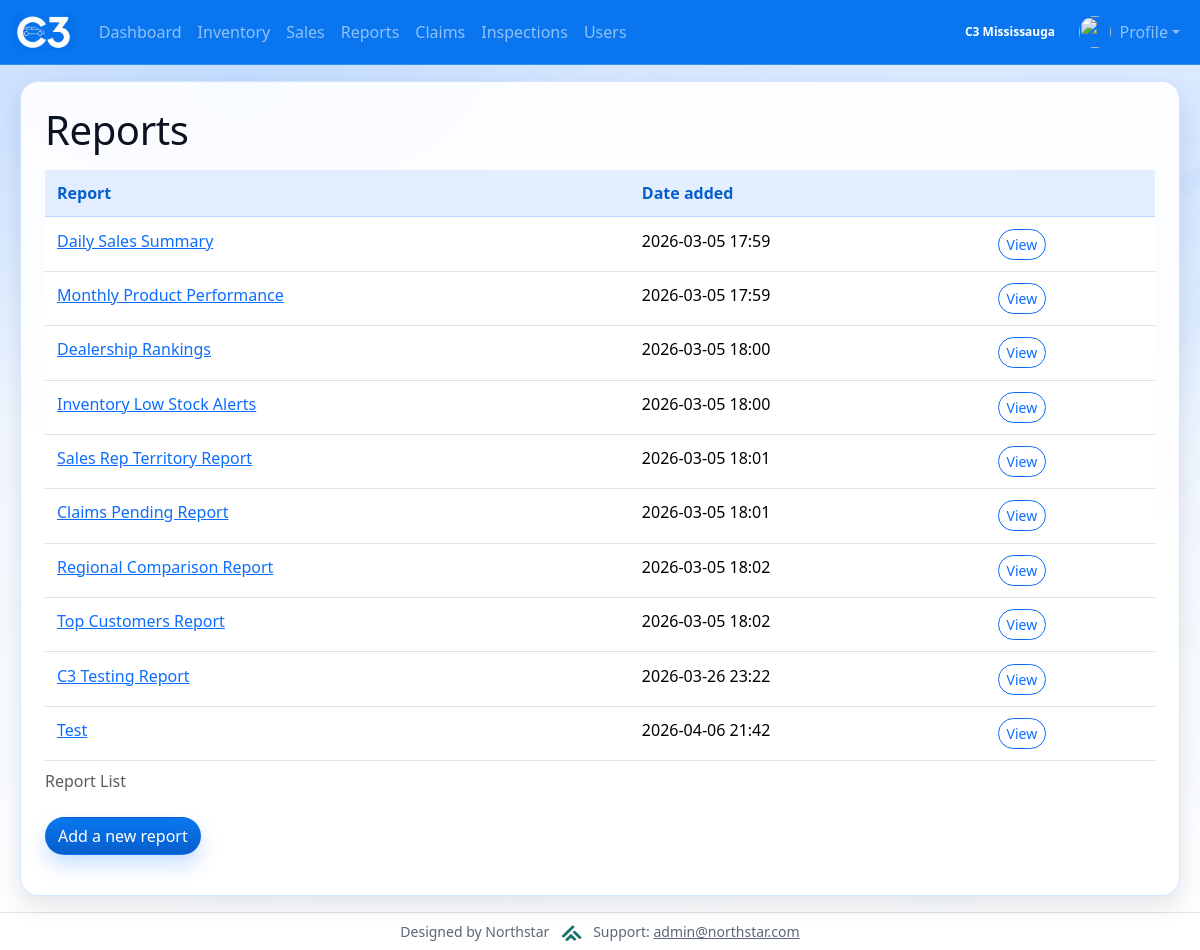
Screenshot of /home/reports/ (signed in) with the database file from the repository.
### Dashboard/models.py (models this page shows, shortened)
class Dealership(models.Model):
    name = models.CharField(max_length=200)
    badge_css_class = models.CharField(
        max_length=80,
        default="bg-dark",
        help_text="Bootstrap/extra CSS classes for this dealership's badge (navbar, user list).",
    )
    is_default_home = models.BooleanField(
        default=False,
        help_text="If True, new user group edits default to this dealership when none is set.",
    )
    class Meta:
        ordering = ["name"]
    def resolved_badge_css_class(self) -> str:
        raw = (self.badge_css_class or "").strip()
        if raw.startswith("ns-badge-dealership-"):
            return raw

class Report(models.Model):
    text = models.CharField(max_length=200)
    date_added = models.DateTimeField(auto_now_add=True)

### Dashboard/views.py (the view)
# urls.py: path("reports/", views.Reports, name="Reports"),
def Reports(request):
    reportlist = Report.objects.order_by("date_added")
    context = {"Reports": reportlist}
    return render(request, "Dashboard/Reports.html", context)

### Dashboard/inventory_services.py (called while the page is built)
def user_home_dealership(user):
    if not user or not user.is_authenticated:
        return None
    try:
        from Profile.models import UserProfile
        prof = UserProfile.objects.select_related("dealership").filter(user=user).first()
        return prof.dealership if prof else None
    except Exception:
        return None

### Dashboard/templates/Dashboard/Reports.html (shortened to what this page needs)
{% extends "Dashboard/base.html" %}
{% block content %}
<h1 class="mb-3">Reports</h1>
<table class="table">
	<caption>Report List</caption>
	<thead>
		<tr>
			<th scope="col">Report</th>
			<th scope="col">Date added</th>
			<th scope="col"></th>
		</tr>
	</thead>
	<tbody>
		{% for report in Reports %}
		<tr>
			<td scope="row"><a href="{% url ns_site_namespace|add:':report' report.id %}">{{ report.text }}</a></td>
			<td>{{ report.date_added|date:"Y-m-d H:i" }}</td>
			<td><a href="{% url ns_site_namespace|add:':report' report.id %}" class="btn btn-sm btn-outline-primary">View</a></td>
		</tr>
		{% empty %}
		<tr><td colspan="3" class="text-muted">No reports yet.</td></tr>
		{% endfor %}
	</tbody>
</table>
<p><a href="{% url ns_site_namespace|add:':new_report' %}" class="btn btn-primary">Add a new report</a></p>
{% endblock content %}

### Dashboard/templates/Dashboard/base.html (shortened to what this page needs)
<!DOCTYPE html>
<html lang="en">
<head>
    {% load static %}
    <link rel="stylesheet" href="{% static 'bootstrap/css/bootstrap.css' %}">
    <link rel="stylesheet" href="{% static 'css/theme.css' %}">
</head>
<body class="d-flex flex-column min-vh-100">
<nav class="navbar navbar-expand-lg navbar-dark bg-primary">
    <div class="container-fluid">
        <a class="navbar-brand d-flex align-items-center" href="{% url ns_site_namespace|add:':home' %}">
            <img src="{% static 'images/logo.png' %}" alt="C3" height="36" style="max-height: 36px;">
        </a>
        {% if user.is_authenticated %}
        <div class="collapse navbar-collapse" id="navbarNavAltMarkup">
            <ul class="navbar-nav me-auto mb-2 mb-lg-0">
                <li class="nav-item">
                    <a class="nav-link" href="{% url ns_site_namespace|add:':index' %}">Dashboard</a>
                </li>
                <li class="nav-item">
                    <a class="nav-link" href="{% url ns_site_namespace|add:':inventory' %}">Inventory</a>
                </li>
                <li class="nav-item">
                    <a class="nav-link" href="{% url ns_site_namespace|add:':sales' %}">Sales</a>
                </li>
                <li class="nav-item">
                    <a class="nav-link" href="{% url ns_site_namespace|add:':Reports' %}">Reports</a>
                </li>
                <li class="nav-item">
                    <a class="nav-link" href="{% url ns_site_namespace|add:':claims' %}">Claims</a>
                </li>
                <li class="nav-item">
                    <a class="nav-link" href="{% url ns_site_namespace|add:':inspections' %}">Inspections</a>
                </li>
                {% if can_see_users %}
                <li class="nav-item">
                    <a class="nav-link" href="{% url 'Profile:user_list' %}">Users</a>
                </li>
                {% endif %}
            </ul>
            <ul class="navbar-nav ms-auto mb-2 mb-lg-0">
                <li class="nav-item d-flex align-items-center me-2">
                    {% if ns_dealership_label %}
                        <span class="badge rounded-pill text-bg-dark ns-dealership-badge {{ ns_dealership_badge_class|default:'' }}">{{ ns_dealership_label }}</span>
                    {% endif %}
                </li>
                <li class="nav-item dropdown">
                    <a class="nav-link dropdown-toggle d-flex align-items-center" href="#" id="profileNavDropdown" role="button" data-bs-toggle="dropdown" aria-expanded="false">
                        {% if profile_avatar_url %}
                            <img src="{{ profile_avatar_url }}" alt="" class="avatar-circle me-2" width="32" height="32">
                        {% else %}
                            <img src="{% static 'images/default-avatar.png' %}" alt="" class="avatar-circle me-2" width="32" height="32">
                        {% endif %}
                        Profile
                    </a>
                </li>
            </ul>
        </div>
        {% endif %}
    </div>
</nav>
<main class="container-fluid py-3 flex-grow-1">
    <div class="ns-surface p-3 p-md-4 mx-md-2">
{% block content %}{% endblock content %}
    </div>
</main>
<footer class="container-fluid py-2 text-center text-muted small border-top mt-auto bg-white">
	Designed by Northstar
	<img src="{% static 'images/northstar.png' %}" alt="Northstar" height="16" class="mx-2 align-text-bottom" style="max-height:16px;">
	Support: <a href="mailto:admin@northstar.com" class="text-muted">admin@northstar.com</a>
</footer>
</body>
</html>

### static/css/theme.css (style rules this page uses)
:root { --theme-primary: #0976f0; --theme-primary-dark: #075fcb; --theme-primary-soft: rgba(13, 110, 253, 0.12); --theme-ink: #0b1220; --theme-muted: #5b6678; --theme-surface: rgba(255, 255, 255, 0.9); --theme-surface-strong: #ffffff; --theme-border: rgba(13, 110, 253, 0.18); --theme-shadow: 0 16px 40px rgba(11, 18, 32, 0.12); --theme-shadow-sm: 0 10px 24px rgba(11, 18, 32, 0.1); --theme-radius-lg: 18px; --theme-radius-md: 14px; --theme-radius-sm: 12px; }
body { color: var(--theme-ink); background: radial-gradient(1200px 600px at 20% 10%, rgba(13, 110, 253, 0.18), transparent 60%), radial-gradient(900px 500px at 90% 20%, rgba(13, 110, 253, 0.12), transparent 55%), linear-gradient(180deg, rgba(231, 241, 255, 0.95), rgba(255, 255, 255, 0.92)); background-attachment: fixed; }
main { background: transparent; }
.ns-surface { background: var(--theme-surface); border: 1px solid var(--theme-border); border-radius: var(--theme-radius-lg); box-shadow: var(--theme-shadow-sm); backdrop-filter: blur(10px); }
.navbar.bg-primary { background-color: var(--theme-primary) !important; border-bottom: 1px solid rgba(255, 255, 255, 0.18); }
.navbar .navbar-brand { padding-top: 0; padding-bottom: 0; }
.navbar .navbar-brand img { display: block; }
.navbar .nav-link { border-radius: 999px; padding: 0.5rem 0.85rem; transition: background-color 120ms ease, color 120ms ease, transform 120ms ease; }
h1, h2, h3, h4, h5 { letter-spacing: -0.01em; }
.text-muted { color: var(--theme-muted) !important; }
.table { background-color: transparent; }
.table thead th { background-color: rgba(13, 110, 253, 0.1); color: var(--theme-primary-dark); border-color: rgba(13, 110, 253, 0.18); font-weight: 700; }
.table tbody tr { background: rgba(255, 255, 255, 0.9); }
.table > :not(caption) > * > * { padding: 0.7rem 0.75rem; }
.btn { border-radius: 999px; }
.btn-primary { background: linear-gradient(180deg, var(--theme-primary), var(--theme-primary-dark)); border-color: transparent; box-shadow: 0 10px 20px rgba(13, 110, 253, 0.22); }
.badge { border-radius: 999px; padding: 0.45em 0.7em; }
.avatar-circle { width: 32px; height: 32px; border-radius: 50%; object-fit: cover; display: inline-flex; align-items: center; justify-content: center; overflow: hidden; }
.badge.ns-dealership-badge { color: #fff !important; --bs-badge-color: #fff; }
.badge.ns-dealership-badge.ns-badge-dealership-mississauga, .navbar.bg-primary .badge.ns-dealership-badge.ns-badge-dealership-mississauga { background-color: var(--theme-primary) !important; }

### rows the page displays
Dealership: name "C3 Mississauga"
Report: text "Daily Sales Summary", date_added "2026-03-05 17:59"
Report: text "Monthly Product Performance", date_added "2026-03-05 17:59"
Report: text "Dealership Rankings", date_added "2026-03-05 18:00"
Report: text "Inventory Low Stock Alerts", date_added "2026-03-05 18:00"
Report: text "Sales Rep Territory Report", date_added "2026-03-05 18:01"
Report: text "Claims Pending Report", date_added "2026-03-05 18:01"
Report: text "Regional Comparison Report", date_added "2026-03-05 18:02"
Report: text "Top Customers Report", date_added "2026-03-05 18:02"
Report: text "C3 Testing Report", date_added "2026-03-26 23:22"
Report: text "Test", date_added "2026-04-06 21:42"
